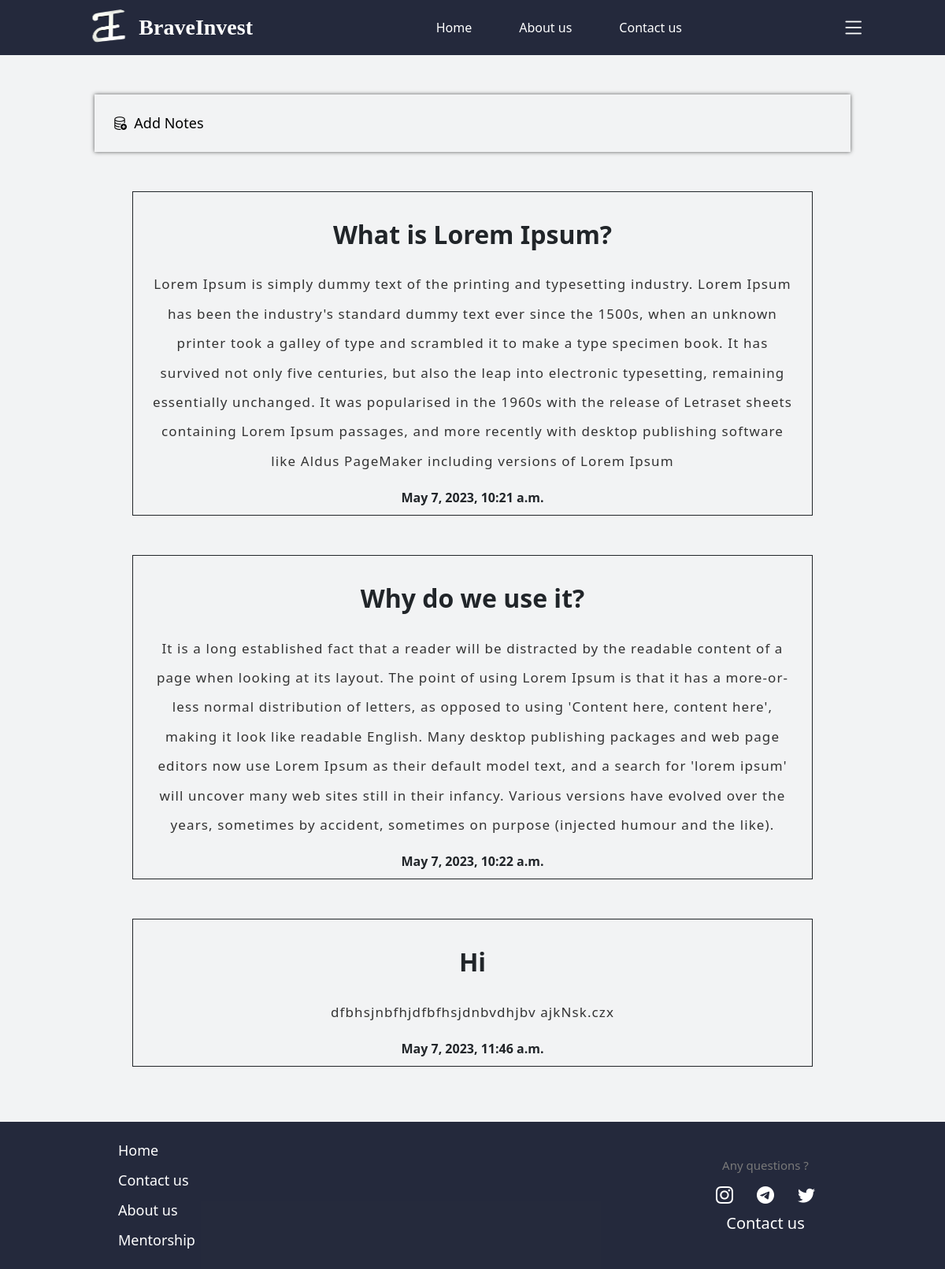
Page /users/profile/notes/ (signed in) on the committed database.
### invest/models.py (models this page shows, shortened)
class Notes(models.Model):
    user = models.ForeignKey(User, on_delete=models.CASCADE)
    title = models.CharField(max_length=250, blank=True, null=True)
    text = models.TextField()
    created_at = models.DateTimeField(default=timezone.now)

### invest/views.py (the view)
# urls.py: path("users/profile/notes/", NotesView.as_view(), name="notes"),
class NotesView(View):
    def get(self, request):
        if request.user.is_staff:
            notes = Notes.objects.all()
            return render(request, "notes.html", {"notes":notes})
        return redirect(reverse("profile", kwargs={"id":request.user.id}))

### templates/notes.html
{% extends 'base.html' %}
{% block content %}
<div class="habits-content">
    {% if request.user.is_staff %}
        <div class="admin-table admin-table-create">
            <a class="admin-table-line" href="{% url 'create_note' %}">
                <i class="bi bi-database-add"></i> &nbsp Add Notes
            </a>
        </div>
    {% endif %}
        {% if notes %}
            {% for note in notes %}
                {% if note.user == request.user %}
                    <div class="you-vid">
                        <div class="note">
                            <h2>{{ note.title }}</h2>
                            <p>{{ note.text }}</p>
                            <b>{{ note.created_at }}</b>
                        </div>
                    </div>
                {% endif %}
            {% endfor %}
        {% endif %}
</div>
{% endblock content %}

### static/css/style.css (style rules this page uses)
html, body { height: 100%; background-color: #f2f3f4; }
.admin-table { box-shadow: 0px 0px 5px 0px #555; margin-top: 50px; padding: 15px; }
.admin-table-line { display: flex; padding: 15px; transition: 0.3s; cursor: pointer; justify-content: space-between; }
.admin-table-create { padding: 8px; }
.admin-table-create a.admin-table-line { text-decoration: none; color: black; justify-content: unset; font-size: 18px; }
.habits-content { width: 80%; margin: 50px auto; }
.you-vid { text-align: center; margin: 50px 0; }
.you-vid h2 { margin: 25px 0px; font-weight: 700; }
.note { width: 90%; border: solid 1px; padding: 10px 20px; margin: auto; }
.note p { font-size: 17px; color: #333; line-height: 220%; font-weight: 500; letter-spacing: 1.1px; }

### rows in the picture
Notes: title "What is Lorem Ipsum?", text "Lorem Ipsum is simply dummy text of the printing and typesetting industry. Lorem Ipsum has been the industry's standard dummy text ever since the 1500s, when an unknown printer took a galley of type and scrambled it to make a type specimen book. It has survived not only five centuries, but also the leap into electronic typesetting, remaining essentially unchanged. It was popularised in the 1960s with the release of Letraset sheets containing Lorem Ipsum passages, and more recently with desktop publishing software like Aldus PageMaker including versions of Lorem Ipsum", created_at "May 7, 2023, 10:21 a.m."
Notes: title "Why do we use it?", text "It is a long established fact that a reader will be distracted by the readable content of a page when looking at its layout. The point of using Lorem Ipsum is that it has a more-or-less normal distribution of letters, as opposed to using 'Content here, content here', making it look like readable English. Many desktop publishing packages and web page editors now use Lorem Ipsum as their default model text, and a search for 'lorem ipsum' will uncover many web sites still in their infancy. Various versions have evolved over the years, sometimes by accident, sometimes on purpose (injected humour and the like).", created_at "May 7, 2023, 10:22 a.m."
Notes: title "Hi", text "dfbhsjnbfhjdfbfhsjdnbvdhjbv ajkNsk.czx", created_at "May 7, 2023, 11:46 a.m."
